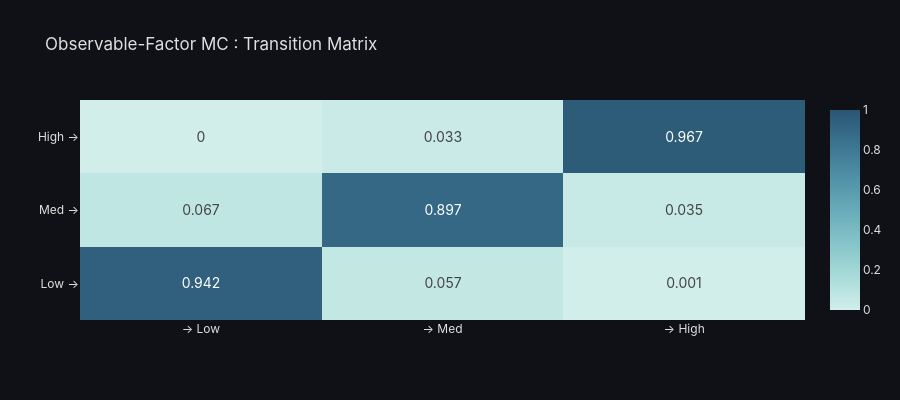

The notebook cell this image was saved under:
### Markdown cell above
## 2. Observable-Factor Markov Chain Baseline

Before HMMs, we build the simpler **observable-factor Markov chain**

**Regime definition via quantile bucketing** (Eq. 10–12):
$$\mathcal{R}_{\text{Low}}  = \{t : \hat{\sigma}_t \leq Q_{0.33}\}$$
$$\mathcal{R}_{\text{Med}}  = \{t : Q_{0.33} < \hat{\sigma}_t \leq Q_{0.66}\}$$
$$\mathcal{R}_{\text{High}} = \{t : \hat{\sigma}_t > Q_{0.66}\}$$

**MLE transition matrix** (Eq. 13):
$$\hat{a}_{ij} = \frac{n_{ij}}{\sum_k n_{ik}}$$

### Code cell
from utils.data_utils import empirical_transition_matrix

# Observable labels already in df (from prepare_ticker_data)
vol_labels = df_train["VolRegime"].values
A_obs, states = empirical_transition_matrix(vol_labels, ["Low","Med","High"])

print("MLE Transition Matrix (Observable-Factor Markov Chain):")
print(pd.DataFrame(A_obs, index=states, columns=states).round(4))

fig = plot_transition_matrix(A_obs, state_names=states, 
                              title="Observable-Factor MC : Transition Matrix")
fig.show()

### Figure 1 — Plotly figure (JSON) as saved in the notebook; plotly's stock layout.template omitted (floating-point values rounded to 4 significant figures)
{"data": [{"colorscale": [[0, "rgb(209, 238, 234)"], [0.1667, "rgb(168, 219, 217)"], [0.3333, "rgb(133, 196, 201)"], [0.5, "rgb(104, 171, 184)"], [0.6667, "rgb(79, 144, 166)"], [0.8333, "rgb(59, 115, 143)"], [1, "rgb(42, 86, 116)"]], "hovertemplate": "From %{y}<br>To %{x}<br>Prob: %{z:.4f}<extra></extra>", "text": [[0.942, 0.057, 0.001], [0.067, 0.897, 0.035], [0.0, 0.033, 0.967]], "textfont": {"size": 14}, "texttemplate": "%{text}", "type": "heatmap", "x": ["→ Low", "→ Med", "→ High"], "y": ["Low →", "Med →", "High →"], "z": [[0.9421, 0.05659, 0.001332], [0.0674, 0.8973, 0.03527], [0.0, 0.03262, 0.9674]], "zmax": 1, "zmin": 0}], "layout": {"font": {"color": "#e0e0e0", "family": "Inter, Arial, sans-serif"}, "height": 400, "legend": {"bgcolor": "rgba(30,30,40,0.8)", "bordercolor": "rgba(80,80,80,0.5)", "borderwidth": 1}, "paper_bgcolor": "rgba(15,17,22,1)", "plot_bgcolor": "rgba(15,17,22,1)", "title": {"text": "Observable-Factor MC : Transition Matrix"}, "xaxis": {"gridcolor": "rgba(80,80,80,0.3)", "showgrid": true, "zeroline": false}, "yaxis": {"gridcolor": "rgba(80,80,80,0.3)", "showgrid": true, "zeroline": false}}}
